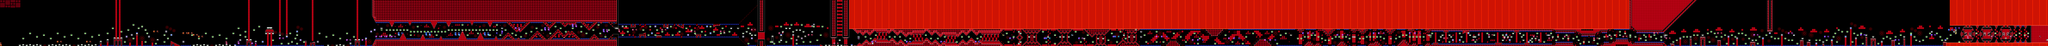

Rendered tile map (Tiled .tmx) drawn with the repository's tilesets; below, a short description and the map source with its tile grids summarised:
An orthogonal 1189x27 tile map with 16x16 px tiles, 2 tile layers (SP, ...), 2 tilesets, 2 image layers.

<map version="1.10" tiledversion="1.11.2" orientation="orthogonal" renderorder="right-down" width="1189" height="27" tilewidth="16" tileheight="16" infinite="0" nextlayerid="5" nextobjectid="1">
 <editorsettings>
  <chunksize width="16" height="27" />
  <export target="../LEVELS/LEVEL DATA/lvlset_B/fireaura.csv" format="csv" />
 </editorsettings>
 <tileset firstgid="1" name="famidash" tilewidth="16" tileheight="16" tilecount="256" columns="16">
  <image source="../../../GRAPHICS/famidash Red.bmp" width="256" height="256" />
 </tileset>
 <tileset firstgid="257" name="sprites" tilewidth="16" tileheight="16" tilecount="256" columns="16">
  <image source="../../../GRAPHICS/sprites.png" width="256" height="256" />
 </tileset>
 <imagelayer id="3" name="Image Layer 1" parallaxx="0.9" parallaxy="0.9" repeatx="1" repeaty="1">
  <image source="../../../GRAPHICS/Old/parallax Red.bmp" width="144" height="72" />
 </imagelayer>
 <imagelayer id="4" name="Image Layer 2" offsetx="0" offsety="432" repeatx="1">
  <image source="../../../GRAPHICS/ground Red.bmp" width="64" height="128" />
 </imagelayer>
 <layer id="1" width="1189" height="27">
  <data>[32103 cells, 20109 non-empty, 121 distinct tile ids]</data>
 </layer>
 <layer id="2" name="SP" width="1189" height="27">
  <data>[32103 cells, 760 non-empty, 59 distinct tile ids]</data>
 </layer>
</map>
